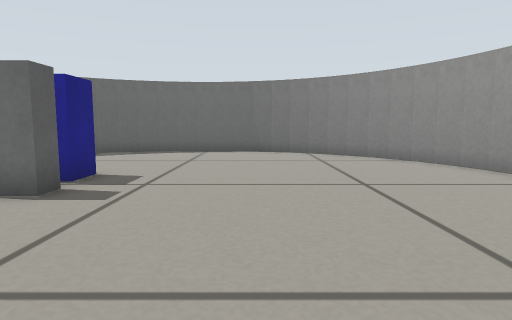
View 1 (above)

12 first-person views from a walk through a robot-simulator world made for Gazebo. The camera is 0.27 m above the floor, tilts 6° down and sees 75° across. The floor is counted in squares, 0.25 m on a side. Each view is taken from the middle of a square. On the plan, view 1 faces up. The plan holds only what a view shows up to about 13 squares ahead; the rest is blank. The place goes on beyond the plan.

View 2
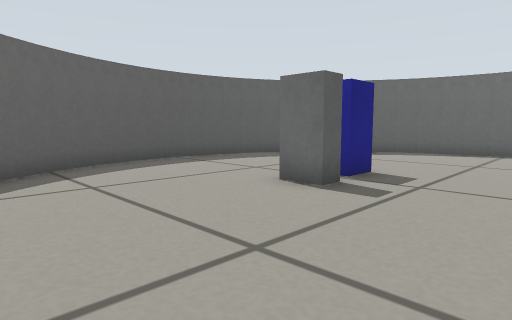

View 3
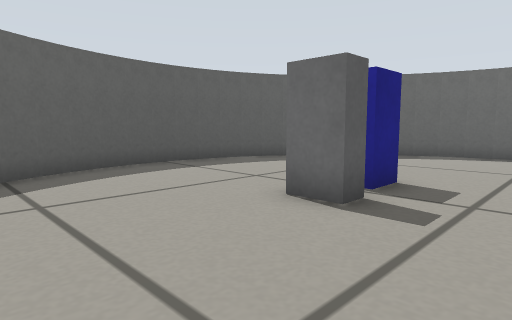

View 4
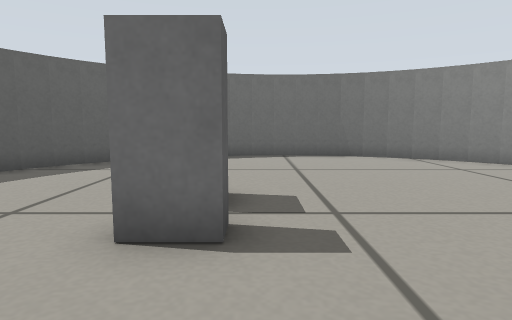

View 5
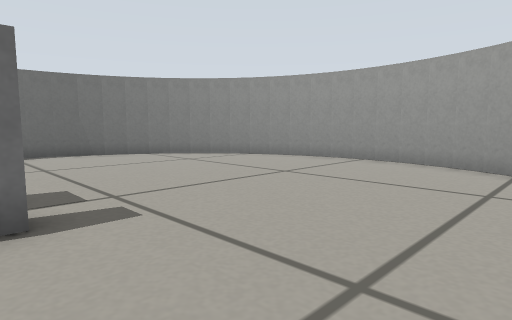

View 6
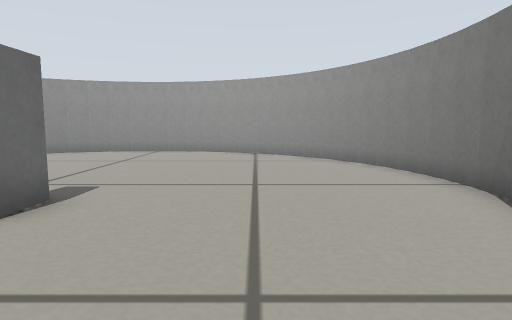

View 7
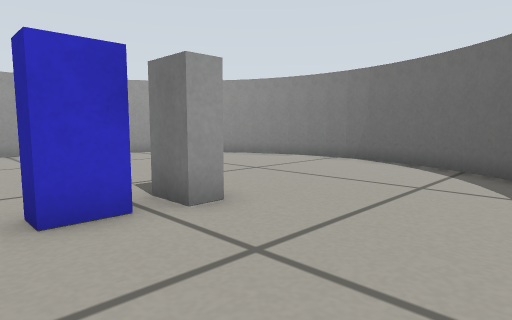

View 8
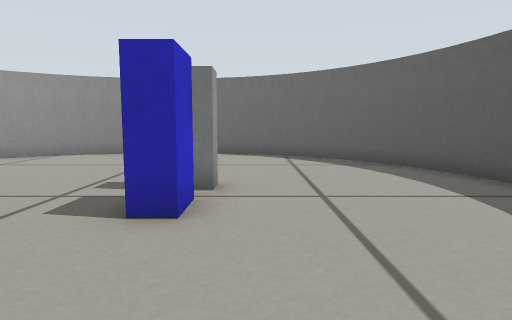

View 9
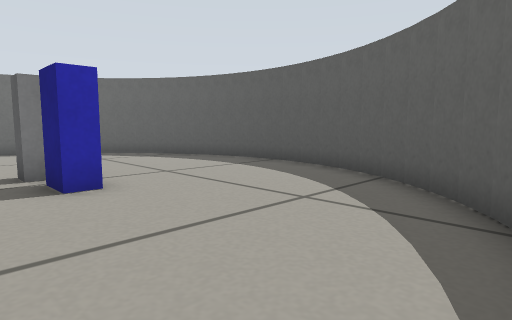

View 10
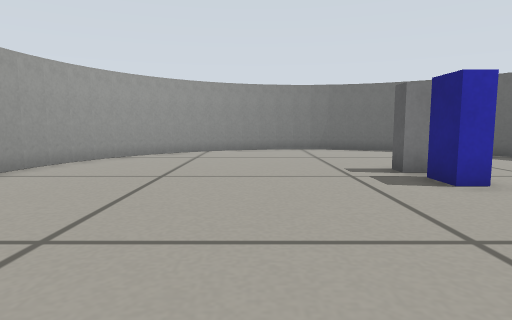

View 11
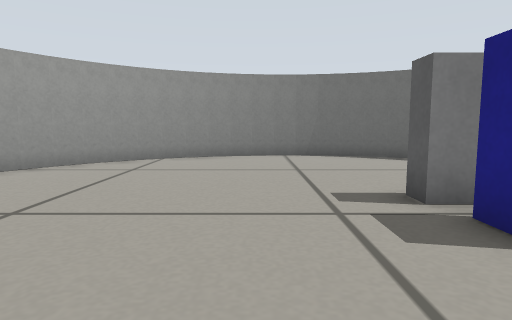

View 12
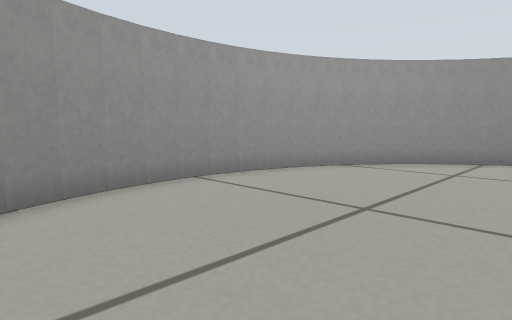

### Floor plan
Points are (right, up) in squares from view 1. A wall is a line through its corners. A room is listed if a view was taken in it or the views show most of it. See-through windows are left out.
Room 1 (views 1, 2, 3, 4, 5, 6, 7, 8, 9, 10, 11, 12)
walls: (-7.2, 0.3) (-6.6, -0.3); (5.3, 8.5) (5, 9.3); (-8.2, 10.6) (-8.7, 9.9); (-7.1, 11.8) (-7.8, 11.1); (3.1, 0.2) (3.8, 0.8); (-9.5, 4.1) (-9.3, 3.3); (5.5, 4.1) (5.7, 4.9); (-9, 9.3) (-9.4, 8.5); (-4.6, -1.3) (-3.8, -1.6); (0.6, -1.3) (1.4, -1); (-8.7, 2.1) (-8.2, 1.3); (-5.9, 12.7) (-6.6, 12.2); (-9.5, 8) (-9.7, 7.1); (-4, -1.5) (-3, -1.7); (0, 13.5) (-0.9, 13.7); (-9.7, 5) (-9.5, 4); (5.7, 7) (5.5, 7.9); (-8.6, 10.1) (-9.1, 9.2); (-6.1, -0.6) (-5.3, -1); (2.1, 12.6) (1.3, 13); (4.6, 1.9) (5, 2.7); (-0.9, -1.7) (-0.1, -1.5); (-6.7, -0.2) (-6, -0.7); (2.7, 12.2) (1.9, 12.7); (4.2, 1.3) (4.7, 2); (1.4, 13) (0.6, 13.3); (5, 2.6) (5.3, 3.4) (5.6, 4.2); (-9.3, 8.7) (-9.5, 7.9); (-7.7, 11.3) (-8.3, 10.6); (0.7, 13.3) (-0.1, 13.5); (3.3, 11.7) (2.6, 12.3); (3.7, 0.7) (4.3, 1.4); (-9.1, 2.8) (-8.7, 2); (-5.2, 13.1) (-6, 12.7); (1.2, -1.1) (2.1, -0.6); (5.1, 9.2) (4.7, 10) (4.2, 10.7); (-7.8, 0.8) (-7.2, 0.2); (-3.2, -1.7) (-2.3, -1.8); (-0.8, 13.7) (-1.7, 13.8); (3.9, 11.1) (3.2, 11.8); (-8.3, 1.4) (-7.7, 0.7); (-6.6, 12.3) (-7.3, 11.7); (2.6, -0.3) (3.3, 0.3); (4.3, 10.6) (3.7, 11.2); (2, -0.7) (2.7, -0.2); (-9.8, 5.7) (-9.7, 4.8); (-2.3, 13.8) (-3.1, 13.7) (-4, 13.5); (-1.7, -1.8) (-0.7, -1.7); (5.8, 6.3) (5.7, 7.2); (-9.7, 7.3) (-9.8, 6.3); (5.7, 4.7) (5.8, 5.6); (-0.2, -1.6) (0.7, -1.3); (5.6, 7.8) (5.3, 8.6); (-9.4, 3.5) (-9, 2.6); (-4.5, 13.4) (-5.3, 13); (-9.8, 6.5) (-9.8, 5.6); (-2.5, -1.8) (-1.5, -1.8); (-1.5, 13.8) (-2.4, 13.8); (5.8, 5.5) (5.8, 6.4); (-5.5, -1) (-4.5, -1.4); (-3.9, 13.6) (-4.7, 13.3)
objects: grey box (-4, 5) to (-3, 5); blue box (-4, 6) to (-4, 7)

Where each view was taken, in squares from view 1:
view 1: 0 up, 0 right, facing up
view 2: 0 up, 0 right, facing up-left
view 3: 1 up, 1 left, facing up-left
view 4: 2 up, 3 left, facing up
view 5: 1 up, 4 left, facing up-right
view 6: 2 up, 8 left, facing right
view 7: 8 up, 8 left, facing down-right
view 8: 11 up, 5 left, facing down
view 9: 13 up, 2 left, facing down-left
view 10: 13 up, 0 right, facing down
view 11: 10 up, 1 left, facing down
view 12: 10 up, 0 right, facing down-right
